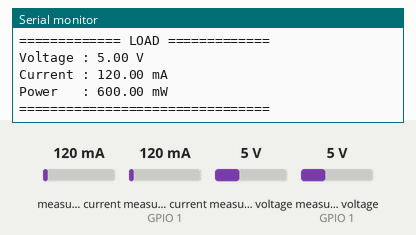
This sketch was run on a simulated ESP32. Parts: the last lines printed to the serial monitor. The test bench sets the inputs (shaded band); at power-on: measured current 120 mA, measured current (sensor on GPIO 1) 120 mA, measured voltage 5 V, measured voltage (sensor on GPIO 1) 5 V. WiFi joins after 1.5 s; servers stay silent unless stated.

Above: at 3.0 s.
3.1 s: measured current (sensor 0) set to 40 mA
4.6 s: measured current (sensor on GPIO 1) set to 500 mA
At 5.6 s:
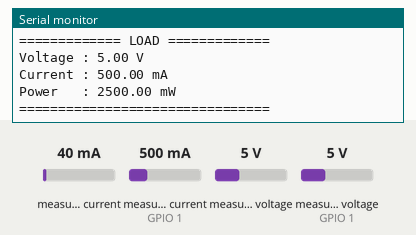
6.1 s: measured voltage (sensor 0) set to 0.3 V
7.6 s: measured voltage (sensor on GPIO 1) set to 0.3 V
At 8.6 s:
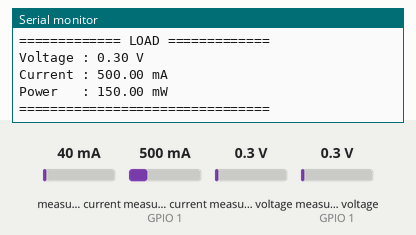
9.1 s: measured current (sensor 0) set to 1000 mA
10.6 s: measured current (sensor on GPIO 1) set to 1500 mA
At 11.5 s:
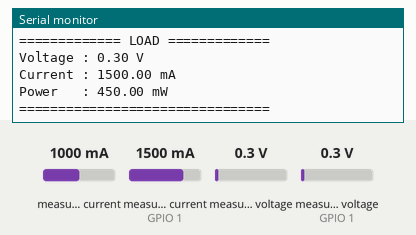
Timing chart, 0 to 13.1 s (numbered marks = the images above; inputs shaded):
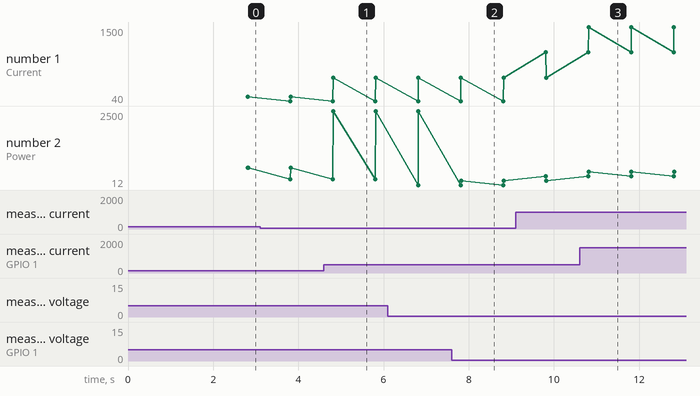

Measured:
- after the input at 4.6 s, the serial monitor: prints a new line after 0.22 s (image 1)
- after the input at 7.6 s, the serial monitor: prints a new line after 0.22 s (image 2)
- after the input at 10.6 s, the serial monitor: prints a new line after 0.22 s (image 3)
- plotted number 1: 120 → 500 after the input at 4.6 s, 500 → 1500 after the input at 10.6 s
- plotted number 2: 600 → 2500 after the input at 4.6 s, 2500 → 150 after the input at 7.6 s, 150 → 450 after the input at 10.6 s

The sketch:

code.ino
```cpp
#define BLYNK_TEMPLATE_ID "TMPL6U2Nugctc"
#define BLYNK_TEMPLATE_NAME "iot solar panel"
#define BLYNK_AUTH_TOKEN "XQrk-3WZ5fj_CE3QpCMT3PgKMODLWjRL"

#define BLYNK_PRINT Serial

#include <WiFi.h>
#include <WiFiClient.h>
#include <BlynkSimpleEsp32.h>

#include <Wire.h>
#include <Adafruit_INA219.h>

// ================= WIFI =================
char ssid[] = "Samsung";
char pass[] = "daffa1234";

// ================= INA219 =================
// Sensor Panel
Adafruit_INA219 ina219_panel(0x40);

// Sensor Load
Adafruit_INA219 ina219_load(0x41);

// ================= TIMER =================
BlynkTimer timer;

// =====================================================
// FUNGSI KIRIM DATA
// =====================================================
void sendSensor()
{
  // ========= PANEL =========
  float panelVoltage = ina219_panel.getBusVoltage_V();
  float panelCurrent = ina219_panel.getCurrent_mA();
  float panelPower = panelVoltage * panelCurrent; // mW

  // ========= LOAD =========
  float loadVoltage = ina219_load.getBusVoltage_V();
  float loadCurrent = ina219_load.getCurrent_mA();
  float loadPower = loadVoltage * loadCurrent; // mW

  // ================= SERIAL MONITOR =================
  Serial.println("========= SOLAR PANEL =========");

  Serial.print("Voltage : ");
  Serial.print(panelVoltage, 2);
  Serial.println(" V");

  Serial.print("Current : ");
  Serial.print(panelCurrent, 2);
  Serial.println(" mA");

  Serial.print("Power   : ");
  Serial.print(panelPower, 2);
  Serial.println(" mW");

  Serial.println();

  Serial.println("============= LOAD =============");

  Serial.print("Voltage : ");
  Serial.print(loadVoltage, 2);
  Serial.println(" V");

  Serial.print("Current : ");
  Serial.print(loadCurrent, 2);
  Serial.println(" mA");

  Serial.print("Power   : ");
  Serial.print(loadPower, 2);
  Serial.println(" mW");

  Serial.println("================================\n");

  // ================= BLYNK =================

  // PANEL
  Blynk.virtualWrite(V0, panelVoltage);
  Blynk.virtualWrite(V1, panelCurrent);
  Blynk.virtualWrite(V2, panelPower);

  // LOAD
  Blynk.virtualWrite(V3, loadVoltage);
  Blynk.virtualWrite(V4, loadCurrent);
  Blynk.virtualWrite(V5, loadPower);
}

// =====================================================
// SETUP
// =====================================================
void setup()
{
  Serial.begin(115200);

  // I2C ESP32
  Wire.begin(21, 22);

  // Blynk
  Blynk.begin(BLYNK_AUTH_TOKEN, ssid, pass);

  // INA219 PANEL
  if (!ina219_panel.begin())
  {
    Serial.println("INA219 PANEL gagal!");
    while (1);
  }

  // INA219 LOAD
  if (!ina219_load.begin())
  {
    Serial.println("INA219 LOAD gagal!");
    while (1);
  }

  Serial.println("Semua sensor siap");

  // Kirim data tiap 1 detik
  timer.setInterval(1000L, sendSensor);
}

// =====================================================
// LOOP
// =====================================================
void loop()
{
  Blynk.run();
  timer.run();
}
```
